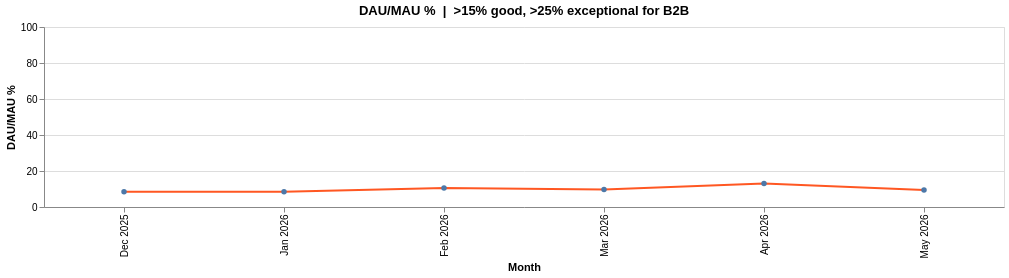

Source (Vega-Lite JSON):
### Vega-Lite specification from a JSON file in a GitHub repository (floating-point values rounded to 4 significant figures)
{"$schema": "https://vega.github.io/schema/vega-lite/v5.20.1.json", "config": {"view": {"continuousHeight": 300, "continuousWidth": 300}}, "data": {"name": "data-6273d1ed83716406c7f52c1c24882724"}, "datasets": {"data-6273d1ed83716406c7f52c1c24882724": [{"daily": 133, "date": "2025-12-31T00:00:00", "dau_mau": 8.5, "month": "2025-12-01T00:00:00", "month_label": "Dec 2025", "monthly": 1567, "weekly": 376}, {"daily": 127, "date": "2026-01-31T00:00:00", "dau_mau": 8.5, "month": "2026-01-01T00:00:00", "month_label": "Jan 2026", "monthly": 1488, "weekly": 595}, {"daily": 174, "date": "2026-02-28T00:00:00", "dau_mau": 10.5, "month": "2026-02-01T00:00:00", "month_label": "Feb 2026", "monthly": 1657, "weekly": 733}, {"daily": 203, "date": "2026-03-31T00:00:00", "dau_mau": 9.7, "month": "2026-03-01T00:00:00", "month_label": "Mar 2026", "monthly": 2093, "weekly": 854}, {"daily": 309, "date": "2026-04-29T00:00:00", "dau_mau": 13.0, "month": "2026-04-01T00:00:00", "month_label": "Apr 2026", "monthly": 2381, "weekly": 1094}, {"daily": 183, "date": "2026-05-30T00:00:00", "dau_mau": 9.4, "month": "2026-05-01T00:00:00", "month_label": "May 2026", "monthly": 1942, "weekly": 690}]}, "encoding": {"tooltip": [{"field": "month_label", "title": "Month", "type": "nominal"}, {"field": "dau_mau", "format": ".1f", "title": "DAU/MAU %", "type": "quantitative"}], "x": {"field": "month_label", "sort": null, "title": "Month", "type": "ordinal"}, "y": {"field": "dau_mau", "scale": {"domain": [0, 100]}, "title": "DAU/MAU %", "type": "quantitative"}}, "height": 180, "mark": {"color": "#FF5722", "point": true, "strokeWidth": 2, "type": "line"}, "title": "DAU/MAU %  |  >15% good, >25% exceptional for B2B", "usermeta": {"embedOptions": {}}, "width": 960}
